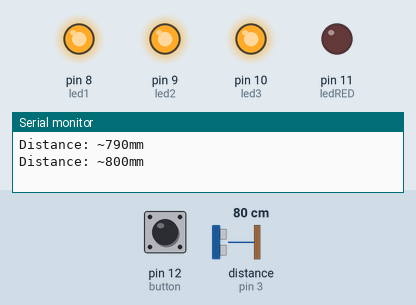
Simulated run of this sketch. Board: Arduino Uno, built with avr-gcc and run on an emulated ATmega328P. Shown: output pins drawn as LEDs (lit = HIGH), the last lines printed to the serial monitor. Wiring (inferred from the names in the program): ultrasonic range finder: trigger pin 4; echo pin 3. The test bench sets the inputs (shaded band); at power-on: distance to the obstacle (sensor on pin 3) 80 cm, pin 12 (button) HIGH. The echo pulse lasts 58.3 µs per cm; pins used as bus, display or sensor lines are not drawn.

Above: at 1.2 s.
1.3 s: distance to the obstacle (sensor on pin 3) set to 56 cm
2.8 s: distance to the obstacle (sensor on pin 3) set to 47 cm
At 3.9 s:
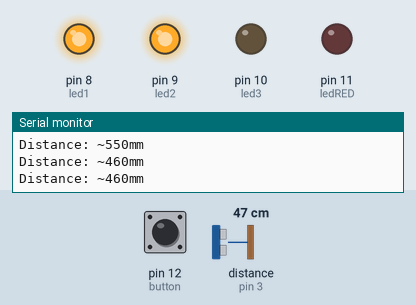
4.5 s: distance to the obstacle (sensor on pin 3) set to 250 cm
At 5.6 s:
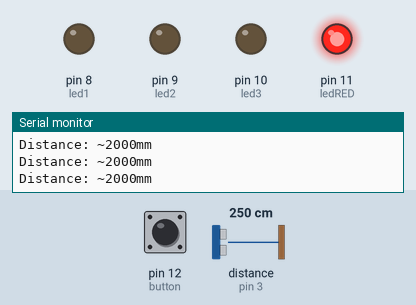
7.7 s: distance to the obstacle (sensor on pin 3) set to 204 cm
9.2 s: distance to the obstacle (sensor on pin 3) set to 198 cm
At 10.8 s:
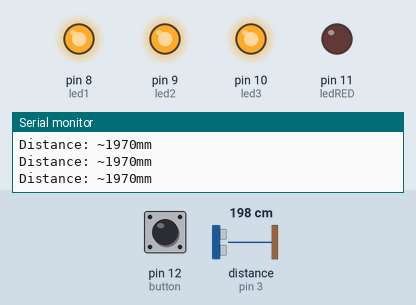
Timing chart, 0 to 11.7 s (numbered marks = the images above; inputs shaded):
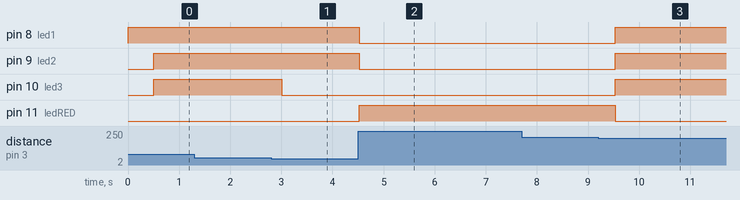

Measured:
- the behaviour switches between 52 and 51 cm on distance to the obstacle (sensor on pin 3) (found by bisection; images 0 and 1)
- the behaviour switches between 201 and 200 cm on distance to the obstacle (sensor on pin 3) (found by bisection; images 2 and 3)
- after the input at 2.8 s, pin 10 (led3): HIGH → LOW after 0.21 s
- after the input at 4.5 s, pin 8 (led1), pin 9 (led2): HIGH → LOW at once; pin 11 (ledRED): LOW → HIGH at once
- after the input at 9.2 s, pin 8 (led1), pin 9 (led2), pin 10 (led3): LOW → HIGH after 0.33 s; pin 11 (ledRED): HIGH → LOW after 0.33 s

The sketch:

Arduino_final_assessment.ino
```cpp
const int led1 = 8;
const int led2 = 9;
const int led3 = 10;
const int ledRED = 11;
const int button = 12;

const int trigPin = 4;
const int echoPin = 3;
long duration;
int distance;
int maxMeasuredDistance = 0;

const int sensorOutputInterval = 500;
unsigned long sensorOutputPrevious = 0;

void measureSensorDistance() {
  digitalWrite(trigPin, LOW);
  delayMicroseconds(2);

  digitalWrite(trigPin, HIGH);
  delayMicroseconds(10);
  digitalWrite(trigPin, LOW);

  duration = pulseIn(echoPin, HIGH);
  distance = (duration * 0.0343)/2;

  if(distance > 200) distance = 200;

  if(distance > maxMeasuredDistance) {
    maxMeasuredDistance = distance;
  }
}

void setup()
{
  Serial.begin(9600);
  pinMode(led1, OUTPUT);
  pinMode(led2, OUTPUT);
  pinMode(led3, OUTPUT);
  pinMode(ledRED, OUTPUT);
  pinMode(button, INPUT_PULLUP);
  pinMode(trigPin, OUTPUT);
  pinMode(echoPin, INPUT);
}

void loop()
{
  unsigned long sensorOutputCurrent = millis();
  if(sensorOutputCurrent - sensorOutputPrevious > sensorOutputInterval) {
    measureSensorDistance();
    Serial.print("Distance: ~");
    Serial.print(distance * 10);
    Serial.println("mm");
    sensorOutputPrevious = sensorOutputCurrent;
  }

  if(digitalRead(button) == LOW) {
    while(digitalRead(button) == LOW) {}
    delay(100);
    Serial.print("Max measured distance is: ");
    Serial.print(maxMeasuredDistance * 10);
    Serial.println("mm");
  }

  if(distance >= 200) {
    digitalWrite(led1, LOW);
    digitalWrite(led2, LOW);
    digitalWrite(led3, LOW);
    digitalWrite(ledRED, HIGH);
  }
  else if(distance > 50) {
    digitalWrite(led1, HIGH);
    digitalWrite(led2, HIGH);
    digitalWrite(led3, HIGH);
    digitalWrite(ledRED, LOW);
  }
  else if(distance > 20) {
    digitalWrite(led1, HIGH);
    digitalWrite(led2, HIGH);
    digitalWrite(led3, LOW);
    digitalWrite(ledRED, LOW);
  } else {
    digitalWrite(led1, HIGH);
    digitalWrite(led2, LOW);
    digitalWrite(led3, LOW);
    digitalWrite(ledRED, LOW);
  }
}
```
